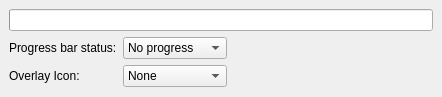
<?xml version="1.0" encoding="UTF-8"?>
<ui version="4.0">
 <class>ProgBarAndIcon</class>
 <widget class="QMainWindow" name="ProgBarAndIcon">
  <property name="geometry">
   <rect>
    <x>0</x>
    <y>0</y>
    <width>442</width>
    <height>97</height>
   </rect>
  </property>
  <property name="windowTitle">
   <string>Taskbar progress bar and overlay icon demo</string>
  </property>
  <widget class="QWidget" name="centralwidget">
   <layout class="QVBoxLayout" name="verticalLayout">
    <item>
     <widget class="QProgressBar" name="progressBar">
      <property name="value">
       <number>0</number>
      </property>
      <property name="textVisible">
       <bool>false</bool>
      </property>
     </widget>
    </item>
    <item>
     <layout class="QHBoxLayout" name="horizontalLayout">
      <item>
       <layout class="QFormLayout" name="formLayout">
        <item row="0" column="0">
         <widget class="QLabel" name="label_2">
          <property name="text">
           <string>Progress bar status:</string>
          </property>
         </widget>
        </item>
        <item row="0" column="1">
         <widget class="QComboBox" name="cbProgressType">
          <property name="minimumSize">
           <size>
            <width>100</width>
            <height>0</height>
           </size>
          </property>
          <item>
           <property name="text">
            <string>No progress</string>
           </property>
          </item>
          <item>
           <property name="text">
            <string>Indeterminate</string>
           </property>
          </item>
          <item>
           <property name="text">
            <string>Normal</string>
           </property>
          </item>
          <item>
           <property name="text">
            <string>Error</string>
           </property>
          </item>
          <item>
           <property name="text">
            <string>Paused</string>
           </property>
          </item>
         </widget>
        </item>
        <item row="1" column="0">
         <widget class="QLabel" name="label">
          <property name="text">
           <string>Overlay Icon:</string>
          </property>
         </widget>
        </item>
        <item row="1" column="1">
         <widget class="QComboBox" name="cbOverlayIcon">
          <item>
           <property name="text">
            <string>None</string>
           </property>
          </item>
          <item>
           <property name="text">
            <string>Paused</string>
           </property>
           <property name="icon">
            <iconset resource="icons.qrc">
             <normaloff>:/pause.png</normaloff>:/pause.png</iconset>
           </property>
          </item>
          <item>
           <property name="text">
            <string>Playing</string>
           </property>
           <property name="icon">
            <iconset resource="icons.qrc">
             <normaloff>:/play.png</normaloff>:/play.png</iconset>
           </property>
          </item>
         </widget>
        </item>
       </layout>
      </item>
      <item>
       <spacer name="horizontalSpacer">
        <property name="orientation">
         <enum>Qt::Horizontal</enum>
        </property>
        <property name="sizeHint" stdset="0">
         <size>
          <width>40</width>
          <height>20</height>
         </size>
        </property>
       </spacer>
      </item>
     </layout>
    </item>
   </layout>
  </widget>
 </widget>
 <resources>
  <include location="icons.qrc"/>
 </resources>
 <connections/>
</ui>
